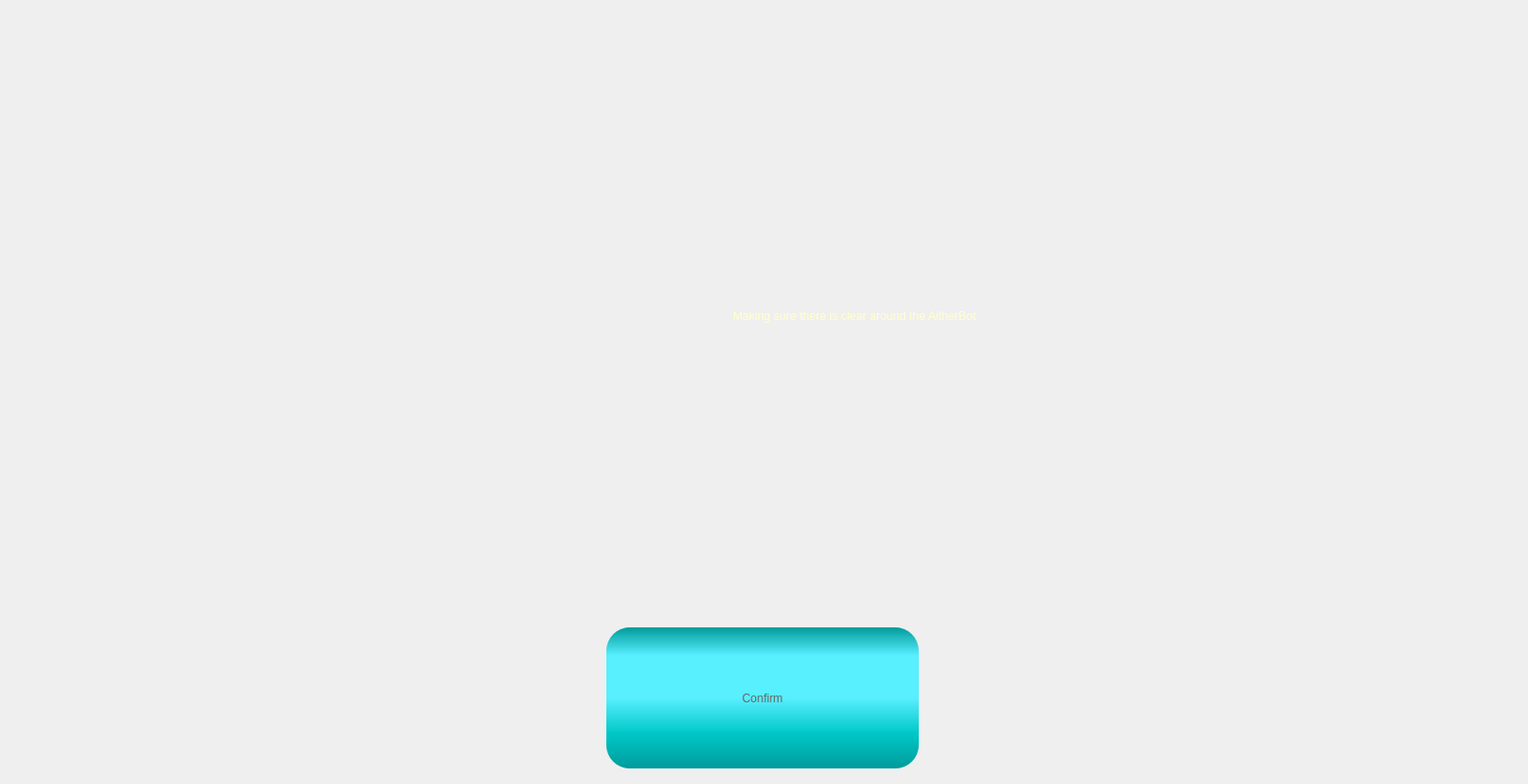
          <widget class="QWidget" name="pgHomingCheckStep2">
           <layout class="QGridLayout" name="gridLayout_14" rowstretch="0,1,0,0">
            <item row="0" column="0">
             <spacer name="horizontalSpacer_13">
              <property name="orientation">
               <enum>Qt::Horizontal</enum>
              </property>
              <property name="sizeHint" stdset="0">
               <size>
                <width>40</width>
                <height>20</height>
               </size>
              </property>
             </spacer>
            </item>
            <item row="0" column="2">
             <widget class="QLabel" name="label_7">
              <property name="minimumSize">
               <size>
                <width>800</width>
                <height>0</height>
               </size>
              </property>
              <property name="styleSheet">
               <string notr="true">font: 24pt &quot;Arial&quot;;
color: rgb(255, 255, 208);</string>
              </property>
              <property name="text">
               <string>Making sure there is clear around the AitherBot</string>
              </property>
              <property name="wordWrap">
               <bool>true</bool>
              </property>
             </widget>
            </item>
            <item row="0" column="1">
             <widget class="QWidget" name="widget" native="true">
              <property name="sizePolicy">
               <sizepolicy hsizetype="Fixed" vsizetype="Fixed">
                <horstretch>0</horstretch>
                <verstretch>0</verstretch>
               </sizepolicy>
              </property>
              <property name="minimumSize">
               <size>
                <width>690</width>
                <height>628</height>
               </size>
              </property>
              <property name="styleSheet">
               <string notr="true">background-image:url(image/robot.png)</string>
              </property>
             </widget>
            </item>
            <item row="3" column="0" colspan="4">
             <layout class="QHBoxLayout" name="horizontalLayout_3">
              <item>
               <widget class="QPushButton" name="btnNext_confirmHomingStep2">
                <property name="sizePolicy">
                 <sizepolicy hsizetype="Maximum" vsizetype="Fixed">
                  <horstretch>0</horstretch>
                  <verstretch>0</verstretch>
                 </sizepolicy>
                </property>
                <property name="minimumSize">
                 <size>
                  <width>324</width>
                  <height>150</height>
                 </size>
                </property>
                <property name="styleSheet">
                 <string notr="true">QPushButton{
font: 48pt &quot;Arial&quot;;
color:#666666;
border-radius:24px;
background-color: qlineargradient(spread:pad, x1:0, y1:0, x2:0, y2:1, stop:0 rgba(0, 155, 155, 255), stop:0.2 rgba(88, 239, 255, 255), stop:0.5 rgba(88, 239, 255, 255), stop:0.75 rgba(0, 200, 200, 255),  stop:1 rgba(0, 155, 155, 255));
padding: 0px 20px;
margin-bottom:5px;
margin-right:3px;
}

QPushButton:hover{
color:#aa3333;
background-color: qlineargradient(spread:pad, x1:0, y1:0, x2:0, y2:1, stop:0 rgba(50, 155, 155, 255), stop:0.2 rgba(150, 239, 255, 255), stop:0.5 rgba(150, 239, 255, 255), stop:0.75 rgba(50, 200, 200, 255),  stop:1 rgba(50, 155, 155, 255));
}

QPushButton:pressed{
margin-top:5px;
margin-bottom:0px;
margin-left:3px;
margin-right:0px;
}</string>
                </property>
                <property name="text">
                 <string>Confirm</string>
                </property>
               </widget>
              </item>
             </layout>
            </item>
           </layout>
          </widget>
